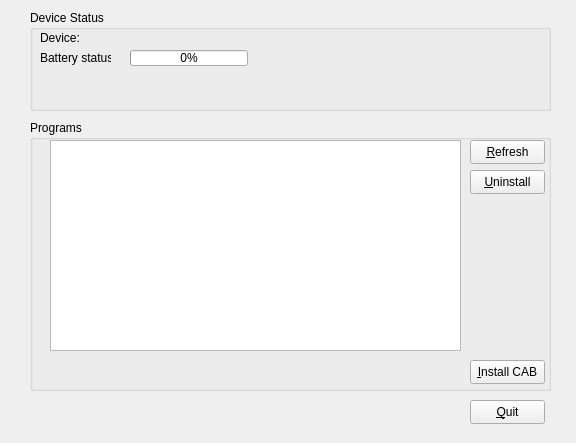
<ui version="4.0" >
 <class>mainWindow</class>
 <widget class="QWidget" name="synce-kpm-mainwindow" >
  <property name="geometry" >
   <rect>
    <x>0</x>
    <y>0</y>
    <width>576</width>
    <height>443</height>
   </rect>
  </property>
  <property name="windowTitle" >
   <string>SynCE KDE PDA Manager</string>
  </property>
  <widget class="QGroupBox" name="groupBox" >
   <property name="geometry" >
    <rect>
     <x>30</x>
     <y>10</y>
     <width>521</width>
     <height>101</height>
    </rect>
   </property>
   <property name="title" >
    <string>Device Status</string>
   </property>
   <widget class="QLabel" name="label" >
    <property name="geometry" >
     <rect>
      <x>10</x>
      <y>20</y>
      <width>71</width>
      <height>16</height>
     </rect>
    </property>
    <property name="text" >
     <string>Device:</string>
    </property>
   </widget>
   <widget class="QLabel" name="label_2" >
    <property name="geometry" >
     <rect>
      <x>10</x>
      <y>40</y>
      <width>71</width>
      <height>16</height>
     </rect>
    </property>
    <property name="text" >
     <string>Battery status:</string>
    </property>
   </widget>
   <widget class="QProgressBar" name="batteryStatus" >
    <property name="geometry" >
     <rect>
      <x>100</x>
      <y>40</y>
      <width>118</width>
      <height>16</height>
     </rect>
    </property>
    <property name="value" >
     <number>0</number>
    </property>
   </widget>
   <widget class="QLabel" name="label_devicename" >
    <property name="geometry" >
     <rect>
      <x>100</x>
      <y>20</y>
      <width>44</width>
      <height>14</height>
     </rect>
    </property>
    <property name="text" >
     <string/>
    </property>
   </widget>
  </widget>
  <widget class="QGroupBox" name="groupBox_2" >
   <property name="geometry" >
    <rect>
     <x>30</x>
     <y>120</y>
     <width>521</width>
     <height>271</height>
    </rect>
   </property>
   <property name="title" >
    <string>Programs</string>
   </property>
   <widget class="QPushButton" name="pushButton_InstallCAB" >
    <property name="geometry" >
     <rect>
      <x>440</x>
      <y>240</y>
      <width>75</width>
      <height>24</height>
     </rect>
    </property>
    <property name="text" >
     <string>&amp;Install CAB</string>
    </property>
   </widget>
   <widget class="QPushButton" name="pushButton_Uninstall" >
    <property name="geometry" >
     <rect>
      <x>440</x>
      <y>50</y>
      <width>75</width>
      <height>24</height>
     </rect>
    </property>
    <property name="text" >
     <string>&amp;Uninstall</string>
    </property>
   </widget>
   <widget class="QListWidget" name="listInstalledPrograms" >
    <property name="geometry" >
     <rect>
      <x>20</x>
      <y>20</y>
      <width>411</width>
      <height>211</height>
     </rect>
    </property>
   </widget>
   <widget class="QPushButton" name="pushButton_Refresh" >
    <property name="geometry" >
     <rect>
      <x>440</x>
      <y>20</y>
      <width>75</width>
      <height>24</height>
     </rect>
    </property>
    <property name="text" >
     <string>&amp;Refresh</string>
    </property>
   </widget>
  </widget>
  <widget class="QPushButton" name="pushButton_Quit" >
   <property name="geometry" >
    <rect>
     <x>470</x>
     <y>400</y>
     <width>75</width>
     <height>24</height>
    </rect>
   </property>
   <property name="text" >
    <string>&amp;Quit</string>
   </property>
  </widget>
 </widget>
 <resources/>
 <connections/>
</ui>
